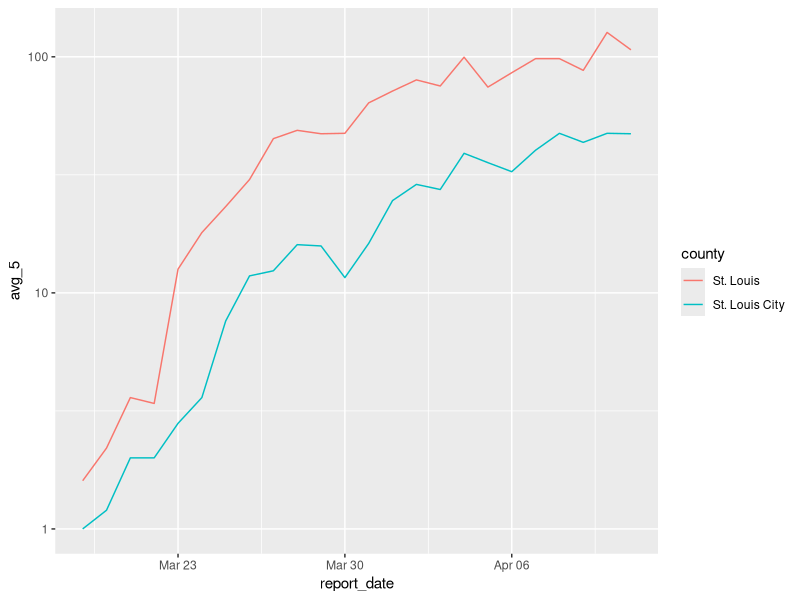

Write the R code that produced this figure.
library(dplyr)
library(ggplot2)
library(readr)
library(zoo)

county_full <- read_csv("data/county/county_full.csv")

county_full %>%
  group_by(state, county) %>%
  mutate(diff = confirmed - lag(confirmed)) %>%
  mutate(avg_3 = rollmean(diff, k = 3, align = "right", fill = NA)) %>%
  mutate(avg_5 = rollmean(diff, k = 5, align = "right", fill = NA)) %>%
  mutate(avg_7 = rollmean(diff, k = 6, align = "right", fill = NA)) -> x

x %>%
  filter(geoid == 29510 | geoid == 29189) %>%
  filter(avg_5 >= 1) %>%
  ggplot(data = ., mapping = aes(x = report_date, y = avg_5, color = county)) +
    geom_line()  +
  scale_y_log10()
  